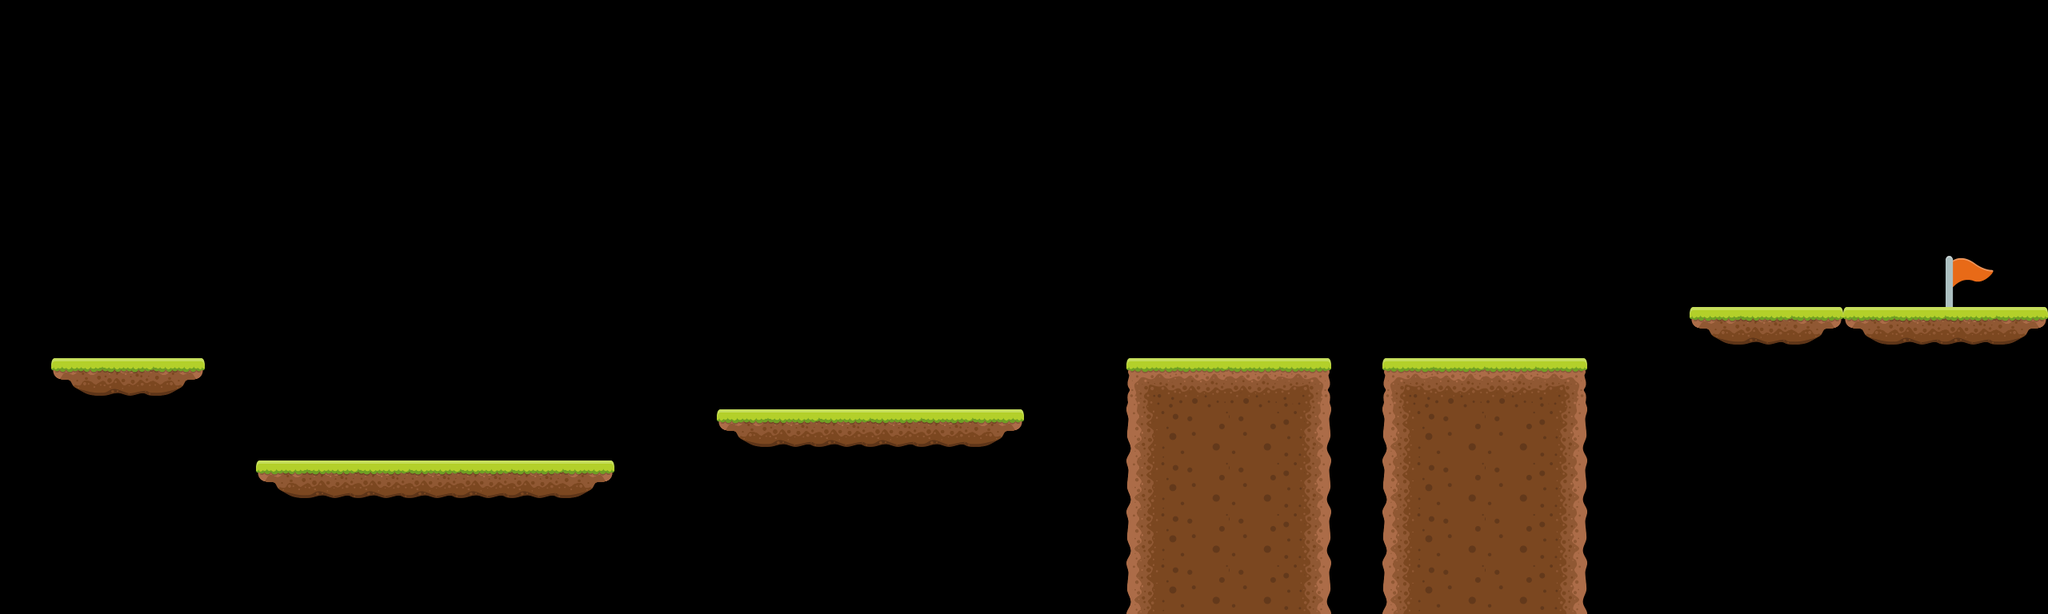

A level layout from a 2D game, rendered from its tile map. Below: a short description, then the map file with its tile-grid data intact:
An orthogonal 40x12 tile map with 64x64 px tiles, 1 tile layer (Tile Layer 1), 2 tilesets and 10 objects.

<map version="1.10" tiledversion="1.10.2" orientation="orthogonal" renderorder="right-down" width="40" height="12" tilewidth="64" tileheight="64" infinite="0" nextlayerid="6" nextobjectid="18">
 <editorsettings>
  <export target="level2.lua" format="lua" />
 </editorsettings>
 <tileset firstgid="1" name="platformer" tilewidth="64" tileheight="64" tilecount="9" columns="3">
  <image source="tileset.png" width="192" height="192" />
 </tileset>
 <tileset firstgid="10" name="Flag" tilewidth="64" tileheight="64" tilecount="1" columns="1">
  <image source="flag.png" width="64" height="64" />
 </tileset>
 <layer id="1" name="Tile Layer 1" width="40" height="12">
  <data encoding="csv">
0,0,0,0,0,0,0,0,0,0,0,0,0,0,0,0,0,0,0,0,0,0,0,0,0,0,0,0,0,0,0,0,0,0,0,0,0,0,0,0,
0,0,0,0,0,0,0,0,0,0,0,0,0,0,0,0,0,0,0,0,0,0,0,0,0,0,0,0,0,0,0,0,0,0,0,0,0,0,0,0,
0,0,0,0,0,0,0,0,0,0,0,0,0,0,0,0,0,0,0,0,0,0,0,0,0,0,0,0,0,0,0,0,0,0,0,0,0,0,0,0,
0,0,0,0,0,0,0,0,0,0,0,0,0,0,0,0,0,0,0,0,0,0,0,0,0,0,0,0,0,0,0,0,0,0,0,0,0,0,0,0,
0,0,0,0,0,0,0,0,0,0,0,0,0,0,0,0,0,0,0,0,0,0,0,0,0,0,0,0,0,0,0,0,0,0,0,0,0,0,0,0,
0,0,0,0,0,0,0,0,0,0,0,0,0,0,0,0,0,0,0,0,0,0,0,0,0,0,0,0,0,0,0,0,0,0,0,0,0,0,10,0,
0,0,0,0,0,0,0,0,0,0,0,0,0,0,0,0,0,0,0,0,0,0,0,0,0,0,0,0,0,0,0,0,0,7,8,9,7,8,8,9,
0,7,8,9,0,0,0,0,0,0,0,0,0,0,0,0,0,0,0,0,0,0,1,2,2,3,0,1,2,2,3,0,0,0,0,0,0,0,0,0,
0,0,0,0,0,0,0,0,0,0,0,0,0,0,7,8,8,8,8,9,0,0,4,5,5,6,0,4,5,5,6,0,0,0,0,0,0,0,0,0,
0,0,0,0,0,7,8,8,8,8,8,9,0,0,0,0,0,0,0,0,0,0,4,5,5,6,0,4,5,5,6,0,0,0,0,0,0,0,0,0,
0,0,0,0,0,0,0,0,0,0,0,0,0,0,0,0,0,0,0,0,0,0,4,5,5,6,0,4,5,5,6,0,0,0,0,0,0,0,0,0,
0,0,0,0,0,0,0,0,0,0,0,0,0,0,0,0,0,0,0,0,0,0,4,5,5,6,0,4,5,5,6,0,0,0,0,0,0,0,0,0
</data>
 </layer>
 <objectgroup id="4" name="Flag">
  <object id="15" x="2432" y="320" width="64" height="64" />
 </objectgroup>
 <objectgroup id="5" name="Start">
  <object id="17" x="128" y="256" width="64" height="64" />
 </objectgroup>
 <objectgroup id="2" name="Platforms">
  <object id="7" x="64" y="448" width="192" height="64" />
  <object id="8" x="320" y="576" width="448" height="64" />
  <object id="9" x="896" y="512" width="384" height="64" />
  <object id="10" x="1408" y="448" width="256" height="320" />
  <object id="11" x="1728" y="448" width="256" height="320" />
  <object id="12" x="2112" y="384" width="448" height="64" />
 </objectgroup>
 <objectgroup id="3" name="Enemies">
  <object id="13" x="1088" y="448" width="64" height="64" />
  <object id="14" x="512" y="512" width="64" height="64" />
 </objectgroup>
</map>
